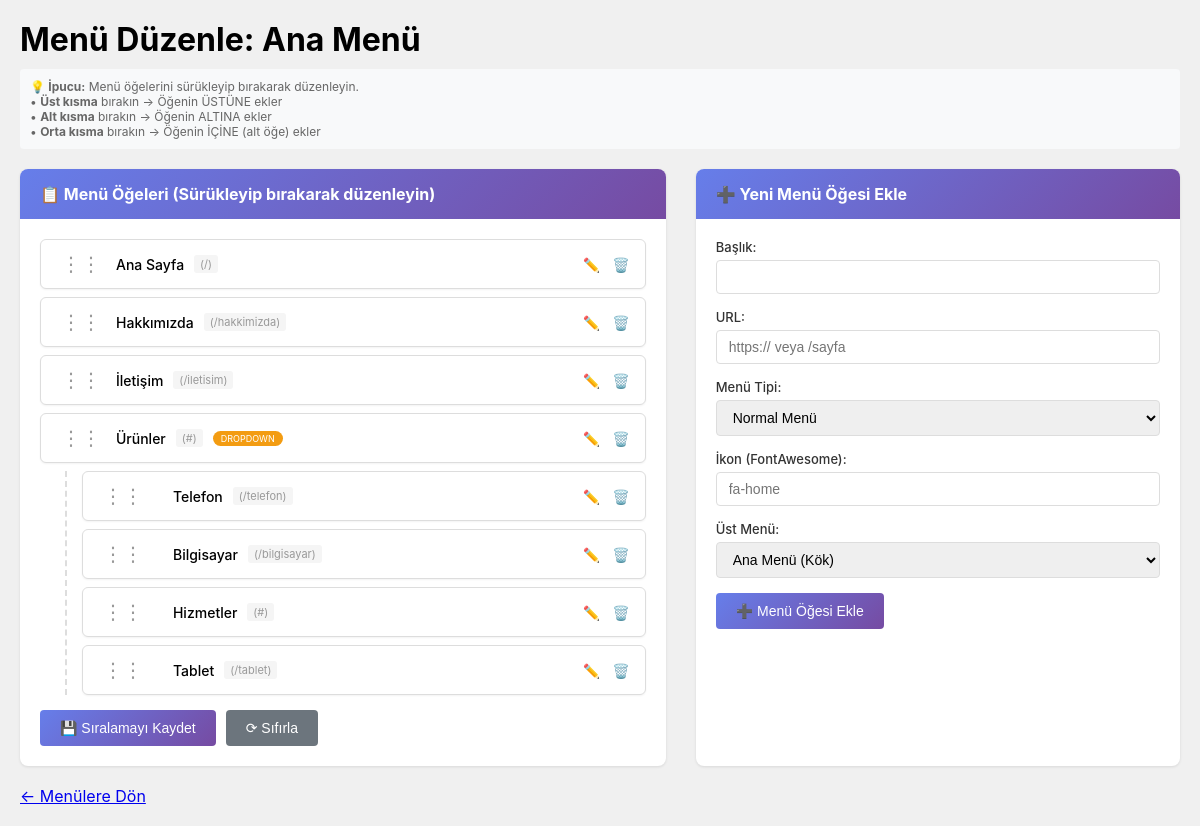
The app's page /menus/edit/1 (signed in) with its own data.
### tables this page shows
CREATE TABLE `menus` (
  `id` int NOT NULL,
  `name` varchar(100) NOT NULL,
  `slug` varchar(100) NOT NULL,
  `location` varchar(100) DEFAULT NULL,
  `created_at` timestamp NULL DEFAULT CURRENT_TIMESTAMP
);

CREATE TABLE `menu_items` (
  `id` int NOT NULL,
  `menu_id` int NOT NULL,
  `parent_id` int DEFAULT '0',
  `title` varchar(255) NOT NULL,
  `url` varchar(255) NOT NULL,
  `target` varchar(20) DEFAULT '_self',
  `icon` varchar(100) DEFAULT NULL,
  `position` int DEFAULT '0',
  `created_at` timestamp NULL DEFAULT CURRENT_TIMESTAMP,
  `menu_type` varchar(20) DEFAULT 'default'
);

### app/Controllers/AdminMenuController.php (called while the page is built, shortened)
<?php
class AdminMenuController extends Controller
{
	private $menuModel;
	public function __construct()
	{
		$this->menuModel = new Menu();
	}
	public function edit($id)
	{
		$menu = $this->menuModel->find($id);
		$items = $this->menuModel->getItems($id);
		$pdo = $this->menuModel->getPdo();
		$stmt = $pdo->query("SELECT * FROM posts WHERE status = 'publish' ORDER BY id DESC");
		$posts = $stmt->fetchAll();
		$stmt = $pdo->query("SELECT id, name, slug FROM terms WHERE taxonomy = 'category'");
		$categories = $stmt->fetchAll();
		View::render('admin.menus.edit', [
			'menu' => $menu,
			'items' => $items,
			'posts' => $posts,
			'categories' => $categories
		]);
	}
}

### core/Application.php (called while the page is built, shortened)
<?php
class Application
{
	private $router;
	public function __construct($config = [])
	{
		$this->router = new Router();
	}
	private function registerAutoloader()
	{
		require_once __DIR__ . '/Autoloader.php';
	}
	public function run()
	{
		$requestUri = $_SERVER['REQUEST_URI'];
		$requestMethod = $_SERVER['REQUEST_METHOD'];
		$this->router->dispatch($requestUri, $requestMethod);
	}
}

### public/index.php (called while the page is built, shortened)
<?php
require_once __DIR__ . '/../core/Application.php';
$app = Application::getInstance();
$app->run();

### core/Autoloader.php (called while the page is built, shortened)
<?php
class Autoloader
{
	private static $prefixes = [];
	public static function addNamespace($prefix, $base_dir)
	{
		$prefix = trim($prefix, '\\') . '\\';
		$base_dir = rtrim($base_dir, DIRECTORY_SEPARATOR) . '/';
		if (!isset(self::$prefixes[$prefix])) {
			self::$prefixes[$prefix] = [];
		}
		self::$prefixes[$prefix][] = $base_dir;
	}
	public static function loadClass($class)
	{
		$prefix = $class;
		while (($pos = strrpos($prefix, '\\')) !== false) {
			$prefix = substr($class, 0, $pos + 1);
			$relative_class = substr($class, $pos + 1);
			if (isset(self::$prefixes[$prefix])) {
				foreach (self::$prefixes[$prefix] as $base_dir) {
					$file = $base_dir . str_replace('\\', '/', $relative_class) . '.php';
					if (file_exists($file)) {
						return true;
					}
				}
			}
			$prefix = rtrim($prefix, '\\');
		}
		return false;
	}
}

### core/Database/Connection.php (called while the page is built, shortened)
<?php
class Connection
{
	private static $instance = null;
	private $pdo;
	private function __construct()
	{
		$config = $this->loadConfig();
		try {
			$dsn = "mysql:host={$config['host']};dbname={$config['name']};charset=utf8mb4";
			$this->pdo = new PDO(
				$dsn,
				$config['user'],
				$config['pass'],
				[
					PDO::ATTR_ERRMODE => PDO::ERRMODE_EXCEPTION,
					PDO::ATTR_DEFAULT_FETCH_MODE => PDO::FETCH_ASSOC,
				]
			);
		} catch (PDOException $e) {
			die("Veritabanı bağlantı hatası: " . $e->getMessage());
		}
	}
	private function loadConfig()
	{
		$envFile = __DIR__ . '/../../.env';
		$config = [
			'host' => '127.0.0.1',
			'name' => 'docedframe_db',
			'user' => 'root',
			'pass' => ''
		];
		if (!file_exists($envFile)) {
			return $config;
		}
		return $config;
	}
	public static function getInstance()
	{
		if (self::$instance === null) {
			self::$instance = new self();
		}
		return self::$instance;
	}
	public function getPdo()
	{
		return $this->pdo;
	}
}

### core/Model.php (called while the page is built, shortened)
<?php
class Model
{
	protected $table;
	protected $pdo;
	public function __construct()
	{
		$this->pdo = Connection::getInstance()->getPdo();
	}
	public function getPdo()
	{
		return $this->pdo;
	}
	public function find($id)
	{
		$stmt = $this->pdo->prepare("SELECT * FROM {$this->table} WHERE id = :id");
		$stmt->execute(['id' => $id]);
		return $stmt->fetch();
	}
}

### app/Models/Menu.php (called while the page is built, shortened)
<?php
class Menu extends Model
{
	public function getItems($menuId)
	{
		$pdo = $this->pdo;
		$stmt = $pdo->prepare("SELECT * FROM menu_items WHERE menu_id = :menu_id ORDER BY position ASC");
		$stmt->execute(['menu_id' => $menuId]);
		$items = $stmt->fetchAll();
		return $this->buildTree($items);
	}
	private function buildTree($items, $parentId = 0)
	{
		$tree = [];
		foreach ($items as $item) {
			if ($item['parent_id'] == $parentId) {
				$children = $this->buildTree($items, $item['id']);
				if (!empty($children)) {
					$item['children'] = $children;
				}
				$tree[] = $item;
			}
		}
		return $tree;
	}
}

### app/Views/admin/menus/edit.php (the view, shortened to what this page needs)
<!DOCTYPE html>
<html lang="tr">
<head>
</head>
<body>
	<h1>Menü Düzenle: <?php echo htmlspecialchars($menu['name']); ?></h1>
	<div class="help-text">
		💡 <strong>İpucu:</strong> Menü öğelerini sürükleyip bırakarak düzenleyin.<br>
		• <strong>Üst kısma</strong> bırakın → Öğenin ÜSTÜNE ekler<br>
		• <strong>Alt kısma</strong> bırakın → Öğenin ALTINA ekler<br>
		• <strong>Orta kısma</strong> bırakın → Öğenin İÇİNE (alt öğe) ekler
	</div>
	<div class="menu-builder">
		<div class="menu-items-area">
			<div class="menu-items-header">
				📋 Menü Öğeleri (Sürükleyip bırakarak düzenleyin)
			</div>
			<div class="menu-items-container">
				<form method="POST" action="/df-admin/menus/update-items/<?php echo $menu['id']; ?>" id="menu-form">
					<ul id="menu-list" class="menu-list">
						<?php echo renderMenuItems($items, $menu['id']); ?>
					</ul>
					<div style="margin-top: 15px; display: flex; gap: 10px;">
						<button type="button" id="save-order-btn">💾 Sıralamayı Kaydet</button>
						<button type="button" onclick="resetOrder()" style="background:#6c757d;">⟳ Sıfırla</button>
					</div>
				</form>
			</div>
		</div>
		<div class="add-item-area">
			<div class="add-item-header">
				➕ Yeni Menü Öğesi Ekle
			</div>
			<div class="add-item-container">
				<form method="POST" action="/df-admin/menus/add-item/<?php echo $menu['id']; ?>" id="add-item-form">
					<div class="form-group">
						<label>Başlık:</label>
						<input type="text" name="title" required>
					</div>
					<div class="form-group">
						<label>URL:</label>
						<input type="text" name="url" placeholder="https:// veya /sayfa" required>
					</div>
					<div class="form-group">
						<label>Menü Tipi:</label>
						<select name="menu_type">
							<option value="default">Normal Menü</option>
						</select>
					</div>
					<div class="form-group">
						<label>İkon (FontAwesome):</label>
						<input type="text" name="icon" placeholder="fa-home">
					</div>
					<div class="form-group">
						<label>Üst Menü:</label>
						<select name="parent_id">
							<option value="0">Ana Menü (Kök)</option>
						</select>
					</div>
					<button type="submit">➕ Menü Öğesi Ekle</button>
				</form>
			</div>
		</div>
	</div>
	<p style="margin-top: 20px;"><a href="/df-admin/menus">← Menülere Dön</a></p>
</body>
</html>
<?php
function renderMenuItems($items, $menuId, $level = 0) {
	$html = '';
	foreach ($items as $item) {
		$typeBadge = '';
		if ($item['menu_type'] == 'dropdown') {
			$typeBadge = '<span class="menu-item-badge badge-dropdown">DROPDOWN</span>';
		}
		$indent = $level > 0 ? str_repeat('&nbsp;&nbsp;&nbsp;&nbsp;', $level) : '';
		$html .= '<li class="menu-item-wrapper">';
		$html .= '<div class="menu-item" data-id="' . $item['id'] . '">';
		$html .= '<div class="menu-item-content">';
		$html .= '<div class="menu-item-info">';
		$html .= '<span class="drag-handle">⋮⋮</span>';
		$html .= '<span class="menu-item-title">' . $indent . htmlspecialchars($item['title']) . '</span>';
		$html .= '<span class="menu-item-url">(' . htmlspecialchars($item['url']) . ')</span>';
		$html .= $typeBadge;
		$html .= '</div>';
		$html .= '<div class="menu-item-actions">';
		$html .= '<a href="#" onclick="openEditModal(\'' . $item['id'] . '\', \'' . addslashes($item['title']) . '\', \'' . addslashes($item['url']) . '\')">✏️</a>';
		$html .= '<a href="/df-admin/menus/delete-item/' . $menuId . '/' . $item['id'] . '" class="delete-btn" onclick="return confirm(\'Silmek istediğinize emin misiniz?\')">🗑️</a>';
		$html .= '</div>';
		$html .= '</div>';
		$html .= '</div>';
		if (isset($item['children']) && is_array($item['children']) && !empty($item['children'])) {
			$html .= '<ul class="submenu-list">';
			$html .= renderMenuItems($item['children'], $menuId, $level + 1);
			$html .= '</ul>';
		}
		$html .= '</li>';
	}
	return $html;
}
?>

### core/Router.php (shortened to what this page needs)
<?php
class Router
{
	private $routes = [];
	public function add($method, $route, $callback)
	{
		$route = $this->normalizeRoute($route);
		$this->routes[] = [
			'method' => strtoupper($method),
			'route' => $route,
			'callback' => $callback
		];
	}
	private function normalizeRoute($route)
	{
		if ($route === '/') {
			return '/';
		}
		return '/' . trim($route, '/');
	}
	public function dispatch($requestUri, $requestMethod)
	{
		$requestUri = parse_url($requestUri, PHP_URL_PATH);
		if (strpos($requestUri, '/df-admin') === 0) {
			$requestUri = $this->normalizeRoute($requestUri);
			$requestMethod = strtoupper($requestMethod);
			foreach ($this->routes as $route) {
				if ($route['method'] !== $requestMethod) {
					continue;
				}
				$pattern = preg_replace('/:([a-zA-Z0-9_]+)/', '([^/]+)', $route['route']);
				$pattern = '#^' . $pattern . '$#';
				if (preg_match($pattern, $requestUri, $matches)) {
					array_shift($matches);
					return $this->executeCallback($route['callback'], $matches);
				}
			}
			return false;
		}
		return false;
	}
	private function executeCallback($callback, $params = [])
	{
		if (is_string($callback) && strpos($callback, '@') !== false) {
			list($controller, $method) = explode('@', $callback);
			$controllerClass = 'App\\Controllers\\' . $controller;
			if (class_exists($controllerClass)) {
				$controllerInstance = new $controllerClass();
				if (method_exists($controllerInstance, $method)) {
					return call_user_func_array([$controllerInstance, $method], $params);
				}
			}
		}
		return false;
	}
}

### app/Views/admin/menus/edit.php (style rules this page uses)
* { margin: 0; padding: 0; box-sizing: border-box; }
body { font-family: -apple-system, BlinkMacSystemFont, 'Segoe UI', Roboto, Arial, sans-serif; background: #f0f0f0; padding: 20px; }
.menu-builder { display: flex; gap: 30px; margin-top: 20px; flex-wrap: wrap; }
.menu-items-area { flex: 2; min-width: 500px; background: #fff; border-radius: 8px; box-shadow: 0 1px 3px rgba(0,0,0,0.1); overflow: hidden; }
.menu-items-header { background: linear-gradient(135deg, #667eea 0%, #764ba2 100%); color: #fff; padding: 15px 20px; font-weight: bold; }
.menu-items-container { padding: 20px; min-height: 500px; max-height: 600px; overflow-y: auto; }
.menu-list { list-style: none; margin: 0; padding: 0; min-height: 100px; }
.menu-item-wrapper { margin-bottom: 8px; }
.menu-item { background: #fff; border: 1px solid #ddd; border-radius: 6px; transition: all 0.2s; box-shadow: 0 1px 2px rgba(0,0,0,0.05); }
.menu-item-content { display: flex; justify-content: space-between; align-items: center; padding: 12px 15px; }
.menu-item-info { display: flex; align-items: center; gap: 10px; flex: 1; flex-wrap: wrap; }
.drag-handle { cursor: move; color: #999; font-size: 20px; user-select: none; padding: 0 5px; }
.menu-item-title { font-weight: 500; font-size: 14px; }
.menu-item-url { font-size: 11px; color: #999; background: #f5f5f5; padding: 2px 6px; border-radius: 3px; }
.menu-item-badge { font-size: 9px; padding: 2px 8px; border-radius: 12px; font-weight: normal; }
.badge-dropdown { background: #f39c12; color: #fff; }
.menu-item-actions { display: flex; gap: 12px; }
.menu-item-actions a { color: #666; text-decoration: none; font-size: 14px; cursor: pointer; }
.menu-item-actions .delete-btn { color: #dc3545; }
.submenu-list { list-style: none; margin: 8px 0 8px 25px; padding-left: 15px; border-left: 2px dashed #ddd; }
.add-item-area { flex: 1.5; min-width: 350px; background: #fff; border-radius: 8px; box-shadow: 0 1px 3px rgba(0,0,0,0.1); overflow: hidden; }
.add-item-header { background: linear-gradient(135deg, #667eea 0%, #764ba2 100%); color: #fff; padding: 15px 20px; font-weight: bold; }
.add-item-container { padding: 20px; }
.form-group { margin-bottom: 15px; }
.form-group label { display: block; margin-bottom: 5px; font-weight: 500; font-size: 13px; color: #333; }
.form-group input, .form-group select { width: 100%; padding: 8px 12px; border: 1px solid #ddd; border-radius: 4px; font-size: 14px; }
button { background: linear-gradient(135deg, #667eea 0%, #764ba2 100%); color: #fff; padding: 10px 20px; border: none; border-radius: 4px; cursor: pointer; font-size: 14px; }
.help-text { font-size: 12px; color: #666; margin-top: 10px; padding: 10px; background: #f8f9fa; border-radius: 4px; }

### records on screen
menus: name "Ana Menü"
menu_items: title "Ana Sayfa", url "/"
menu_items: title "Hakkımızda", url "/hakkimizda"
menu_items: title "İletişim", url "/iletisim"
menu_items: title "Ürünler", url "#", menu_type "DROPDOWN"
menu_items: title "Telefon", url "/telefon"
menu_items: title "Bilgisayar", url "/bilgisayar"
menu_items: title "Hizmetler", url "#"
menu_items: title "Tablet", url "/tablet"
